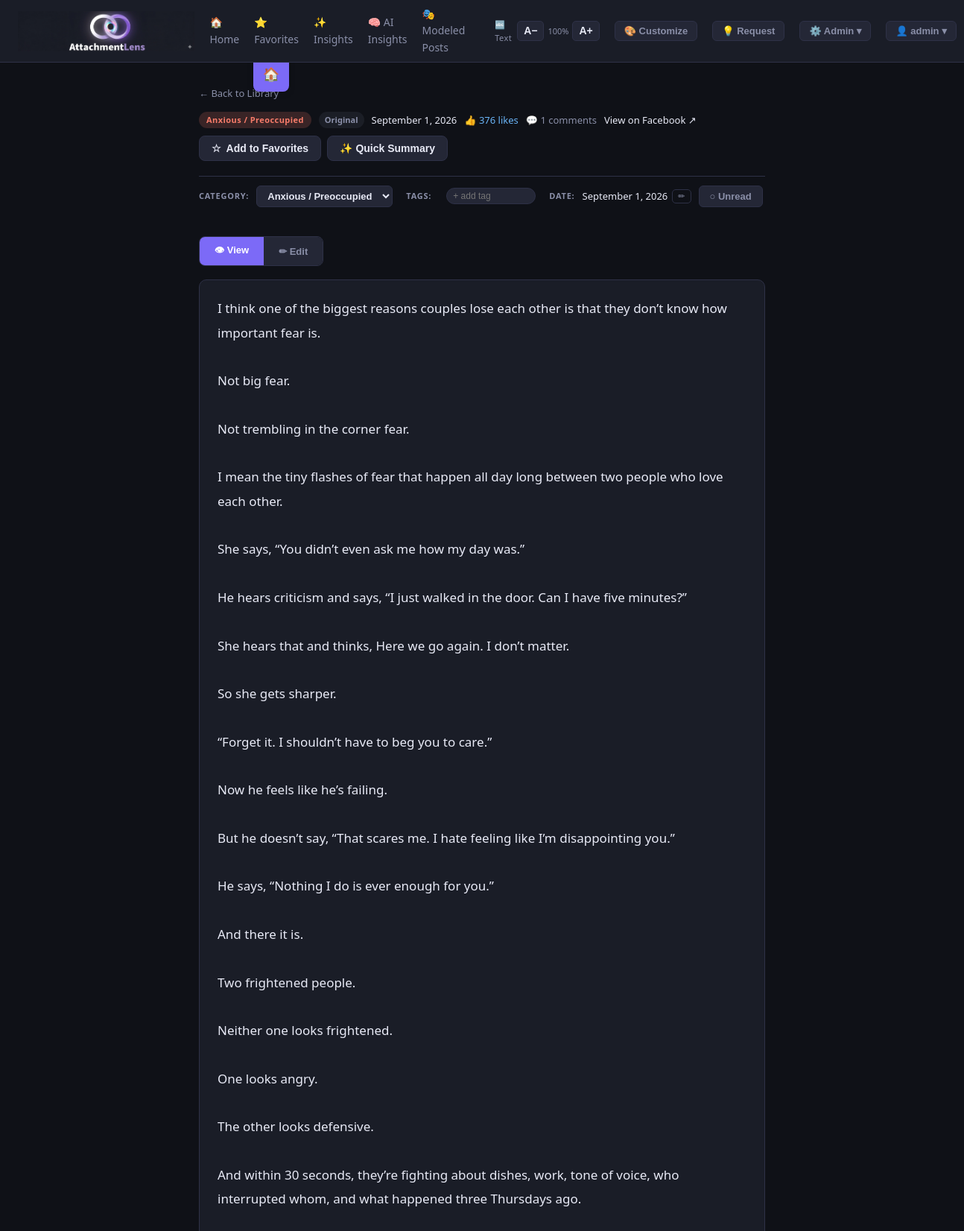
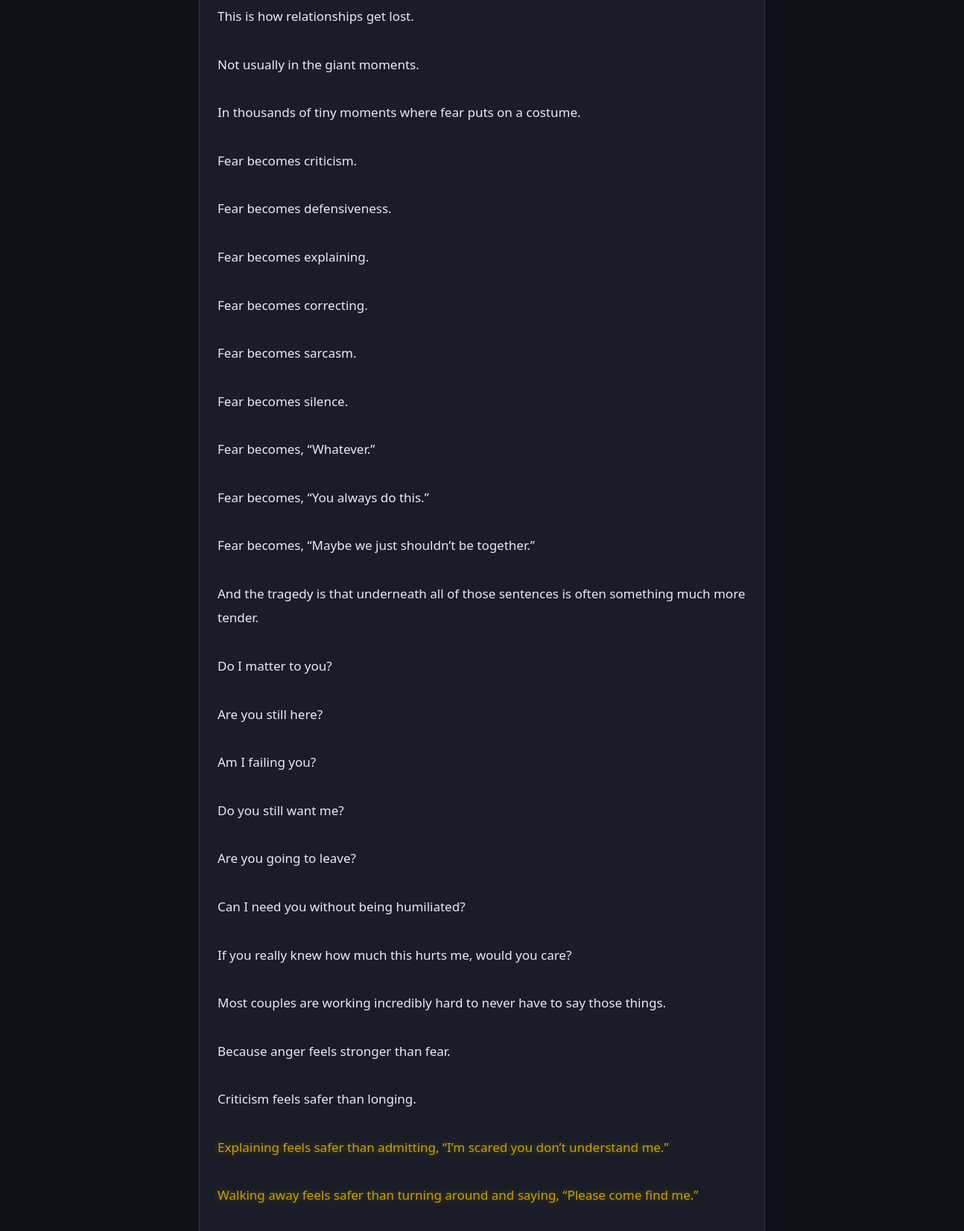
Screenshot of /post/1022 (signed in, upper part) with the database file from the repository (2 pictures, top to bottom).
### tables this page shows
CREATE TABLE users (
                id INTEGER PRIMARY KEY AUTOINCREMENT,
                username TEXT UNIQUE NOT NULL,
                password_hash TEXT NOT NULL,
                created_at TEXT DEFAULT (datetime('now'))
            );

CREATE TABLE posts (
                id INTEGER PRIMARY KEY AUTOINCREMENT,
                original_text TEXT NOT NULL,
                revised_text TEXT,
                date_label TEXT,
                post_url TEXT,
                category TEXT NOT NULL,
                is_revised INTEGER DEFAULT 0,
                imported_at TEXT DEFAULT (datetime('now'))
            , popularity INTEGER DEFAULT 0, is_favorite INTEGER DEFAULT 0, likes INTEGER DEFAULT 0, comments INTEGER DEFAULT 0, date_label_locked INTEGER DEFAULT 0);

### app.py (the view)
@app.route('/post/<int:post_id>')
@login_required
def view_post(post_id):
    uid = current_user_id()
    with get_db() as conn:
        post = conn.execute('''
            SELECT p.*,
                   COALESCE(up.is_favorite,0) as is_favorite,
                   COALESCE(up.is_read,0) as is_read,
                   COALESCE(up.tags,'') as tags
            FROM posts p
            LEFT JOIN user_post_prefs up ON up.post_id = p.id AND up.user_id = ?
            WHERE p.id = ?
        ''', (uid, post_id)).fetchone()
        saved_highlights = conn.execute(
            'SELECT highlighted_text FROM insights WHERE post_id = ? AND user_id = ? ORDER BY id',
            (post_id, uid)
        ).fetchall()
    if not post:
        return "Post not found", 404
    highlights = [r['highlighted_text'] for r in saved_highlights]
    return render_template('post.html', post=post, highlights=highlights)

### app.py (called while the page is built)
def get_db():
    conn = sqlite3.connect(DB)
    conn.row_factory = sqlite3.Row
    return conn

def current_user_id():
    return session.get('user_id', 1)

def login_required(f):
    @wraps(f)
    def decorated(*args, **kwargs):
        if 'user_id' not in session:
            if request.method != 'GET':
                return jsonify({'error': 'Session expired — please reload the page and log in again.'}), 401
            return redirect(url_for('login', next=request.path))
        return f(*args, **kwargs)
    return decorated

def get_all_users():
    with get_db() as conn:
        return conn.execute('SELECT id, username FROM users ORDER BY username').fetchall()

@app.context_processor
def inject_globals():
    try:
        users = get_all_users()
    except Exception as e:
        users = []
    return {'users': users, 'session': session}

### templates/post.html (shortened to what this page needs)
{% extends "base.html" %}
{% block content %}
<a href="/" id="sticky-back-btn" title="Back to Library">🏠</a>
<div class="post-container">
  <a href="/" class="back-link" style="color:var(--muted);font-size:13px">← Back to Library</a>
  <div class="post-header" style="justify-content:space-between">
    <div style="display:flex;align-items:center;gap:10px;flex-wrap:wrap">
      {% set cat_key = post.category.split('/')[0].strip().split(' ')[0] %}
      <span class="cat-badge cat-{{ cat_key }}">{{ post.category }}</span>
      {% if post.is_revised %}
      <span class="revised-badge" id="personalized-badge">✏ Personalized</span>
      {% else %}
      <span class="original-badge" id="personalized-badge">Original</span>
      {% endif %}
      {% if post.date_label %}
      <span style="font-size:13px;color:var(--text)">{{ post.date_label }}</span>
      {% endif %}
      {% if post.likes and post.likes > 0 %}
      <span style="font-size:13px;color:var(--avoidant)">👍 {{ post.likes }} likes</span>
      {% endif %}
      {% if post.comments and post.comments > 0 %}
      <span style="font-size:13px;color:var(--muted)">💬 {{ post.comments }} comments</span>
      {% endif %}
      {% if post.post_url %}
      <a href="{{ post.post_url }}" target="_blank" style="font-size:13px;color:var(--text)">View on Facebook ↗</a>
      {% endif %}
    </div>
    <div style="display:flex;gap:8px;align-items:center">
      <button class="fav-post-btn {{ 'is-fav' if post.is_favorite }}" id="fav-btn-post" onclick="toggleFav({{ post.id }}, this)">
        <span id="fav-star">{{ '⭐' if post.is_favorite else '☆' }}</span>
        <span id="fav-label">{{ 'Favorited' if post.is_favorite else 'Add to Favorites' }}</span>
      </button>
      <button class="fav-post-btn" id="quick-summary-btn" onclick="quickSummaryFromPost({{ post.id }}, this)" title="Generate AI summary of this post">
        <span>✨ Quick Summary</span>
      </button>
    </div>
  </div>
  <div class="meta-edit-row">
    <label>Category:</label>
    <select class="cat-select" id="cat-select" onchange="updateCategory(this.value)">
      {% set all_cats = ['Anxious / Preoccupied', 'Avoidant / Dismissive', 'Fearful / Disorganized', 'Secure', 'Healing & Growth', 'General Relationship'] %}
      {% for c in all_cats %}
      <option value="{{ c }}" {% if post.category == c %}selected{% endif %}>{{ c }}</option>
      {% endfor %}
    </select>
    <label style="margin-left:8px">Tags:</label>
    <input class="tag-add-input" id="tag-input" placeholder="+ add tag"
           onkeydown="if(event.key==='Enter'){addTag();event.preventDefault()}">
    <label style="margin-left:8px">Date:</label>
    <div style="display:flex;align-items:center;gap:6px">
      <span id="date-display" style="font-size:13px;color:var(--text)">
        {% if post.date_label %}{{ post.date_label }}{% else %}<span style="color:var(--muted)">No date</span>{% endif %}
      </span>
      <button onclick="toggleDateEdit()" id="date-edit-btn"
        style="background:none;border:1px solid var(--border);border-radius:5px;color:var(--muted);font-size:11px;padding:2px 7px;cursor:pointer">✏</button>
    </div>
    <button class="read-btn {{ 'is-read' if post.is_read }}" id="read-btn" onclick="toggleRead({{ post.id }}, this)">
      {{ '✓ Read' if post.is_read else '○ Unread' }}
    </button>
  </div>
  <div class="mode-tabs">
    <button class="mode-tab active" id="tab-view" onclick="setMode('view')">👁 View</button>
    <button class="mode-tab" id="tab-edit" onclick="setMode('edit')">✏ Edit</button>
  </div>
  <div id="view-mode">
    <div id="display-original" class="text-display" style="{{ 'display:none' if post.is_revised else '' }}">{{ post.original_text }}</div>
  </div>
</div>
{% endblock %}

### templates/base.html (shortened to what this page needs)
<!DOCTYPE html>
<html lang="en">
<head>
</head>
<body>
<nav>
  <a href="/" class="brand">
    <img src="/static/images/logo.png" alt="AttachmentLens" onerror="this.style.display='none';this.nextElementSibling.style.display='inline'">
  </a>
  <a href="/" class="nav-link">🏠 Home</a>
  <a href="/#favorites" class="nav-link">⭐ Favorites</a>
  <a href="/insights" class="nav-link">✨ Insights</a>
  <a href="/ai-insights" class="nav-link">🧠 AI Insights</a>
  <a href="/modeled-posts" class="nav-link">🎭 Modeled Posts</a>
  <div class="font-ctrl">
    <span class="font-label">🔤 Text</span>
    <button class="font-btn" onclick="adjustFont(-1)" title="Decrease font size">A−</button>
    <span class="font-size-display" id="font-size-display">15</span>
    <button class="font-btn" onclick="adjustFont(1)" title="Increase font size">A+</button>
  </div>
  <button class="cust-nav-btn" onclick="openCustomization()" title="Customize theme, fonts, and colors">🎨 Customize</button>
  <button class="fr-nav-btn" onclick="openFeatureRequest()">💡 Request</button>
  <div class="nav-menu" id="admin-menu">
    <button class="nav-menu-btn" onclick="toggleMenu('admin-dropdown', event)">⚙️ Admin ▾</button>
  </div>
  {% if session.get('username') %}
  <div class="nav-menu" id="user-menu">
    <button class="nav-menu-btn" onclick="toggleMenu('user-dropdown', event)">👤 {{ session.get('username') }} ▾</button>
  </div>
  {% endif %}
</nav>
<div id="page-content">{% block content %}{% endblock %}</div>
</body>
</html>

### templates/base.html (style rules this page uses)
:root { --bg: #0f1117; --surface: #1a1d27; --surface2: #242736; --border: #2e3147; --accent: #7c6af7; --accent2: #5dd9c4; --text: #e8eaf6; --muted: #8a8fa8; --anxious: #f77c6a; --avoidant: #6ab4f7; --fearful: #c96af7; --secure: #5dd99c; --healing: #f7c96a; --general: #8a8fa8; --revised-badge: #f7a26a; --radius: 10px; --shadow: 0 2px 12px rgba(0,0,0,0.4); --font-family: 'Segoe UI', system-ui, sans-serif; --base-font-size: 15px; }
* { box-sizing: border-box; margin: 0; padding: 0; }
body { background: var(--bg); color: var(--text); font-family: var(--font-family); font-size: var(--base-font-size); line-height: 1.6; }
a { color: var(--accent); text-decoration: none; }
nav { position: sticky; top: 0; z-index: 200; background: var(--surface); border-bottom: 1px solid var(--border); padding: 8px 24px; display: flex; align-items: center; gap: 20px; min-height: 70px; }
.font-ctrl { display: flex; align-items: center; gap: 5px; }
.font-label { font-size: 11px; color: var(--muted); letter-spacing: .04em; margin-right: 2px; }
.font-btn { background: var(--surface2); border: 1px solid var(--border); color: var(--text); border-radius: 5px; cursor: pointer; padding: 2px 8px; font-size: 14px; font-weight: 700; line-height: 1.5; transition: border-color .15s; }
.font-size-display { font-size: 11px; color: var(--muted); min-width: 28px; text-align: center; }
nav .brand { display: flex; align-items: center; text-decoration: none; }
nav .brand img { height: 54px; width: auto; }
nav a.nav-link { color: var(--muted); font-size: 14px; }
.cat-badge { display: inline-block; padding: 2px 10px; border-radius: 20px; font-size: 11px; font-weight: 700; letter-spacing: .04em; }
.cat-Anxious { background: rgba(247,124,106,.18); color: var(--anxious); }
.original-badge { display: inline-block; padding: 2px 8px; border-radius: 20px; font-size: 11px; font-weight: 700; background: rgba(138,143,168,.1); color: var(--muted); }
.nav-menu { position: relative; }
.nav-menu-btn { background: var(--surface2); border: 1px solid var(--border); color: var(--muted); border-radius: 6px; cursor: pointer; padding: 5px 12px; font-size: 13px; font-weight: 600; transition: border-color .15s, color .15s; white-space: nowrap; }
.fr-nav-btn { background: var(--surface2); border: 1px solid var(--border); color: var(--muted); border-radius: 6px; cursor: pointer; padding: 5px 12px; font-size: 13px; font-weight: 600; transition: border-color .15s, color .15s; white-space: nowrap; }
.cust-nav-btn { background: var(--surface2); border: 1px solid var(--border); color: var(--muted); border-radius: 6px; cursor: pointer; padding: 5px 12px; font-size: 13px; font-weight: 600; transition: border-color .15s, color .15s; white-space: nowrap; }

### rows the page displays
users: get "admin"
posts: category "Anxious / Preoccupied", date_label "September 1, 2026", likes "376", comments "1", original_text "I think one of the biggest reasons couples lose each other is that they don’t know how important fear is. Not big fear. Not trembling in the corner fear. I mean the tiny flashes of fear that happen all day long between two people who love each other. She says, “You didn’t even ask me how my day was.” He hears criticism and says, “I just walked in the door. Can I have five minutes?” She hears that and thinks, Here we go again. I don’t matter. So she gets sharper. “Forget it. I shouldn’t have to beg you to care.” Now he feels like he’s failing. But he doesn’t say, “That scares me. I hate feeling like I’m disappointing you.” He says, “Nothing I do is ever enough for you.” And there it is. Two…"

### other values shown
{{ '⭐' if post.is_favorite else '☆' }} "☆"
{{ 'Favorited' if post.is_favorite else 'Add to Favorites' }} "Add to Favorites"
{{ '✓ Read' if post.is_read else '○ Unread' }} "○ Unread"
